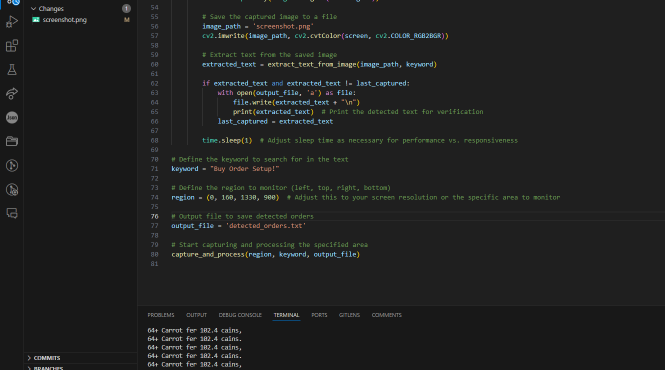
#> input picture screenshot.png, 1330 x 740 px (shown at 1/2 size)
$ python -i testss.py   (imports and definitions only)
#> lines starting #> are read from the running program, lines starting #| are printed output that depends on the picture; after the words box and inside, x2 and y2 are one past the last pixel; in counts of white or black regions, pixels touching at a corner belong together
#> further down, picture is the input picture: shape (740, 1330, 3); mean B, G, R 32, 32.5, 31.7
import cv2
import numpy as np
from PIL import ImageGrab, Image
import pytesseract
import time

pytesseract.pytesseract.tesseract_cmd = r'C:\Program Files\Tesseract-OCR\tesseract.exe'

def preprocess_image(image):
    # Convert image to grayscale
    gray = cv2.cvtColor(image, cv2.COLOR_BGR2GRAY)

    # Apply GaussianBlur to remove noise
    blurred = cv2.GaussianBlur(gray, (5, 5), 0)
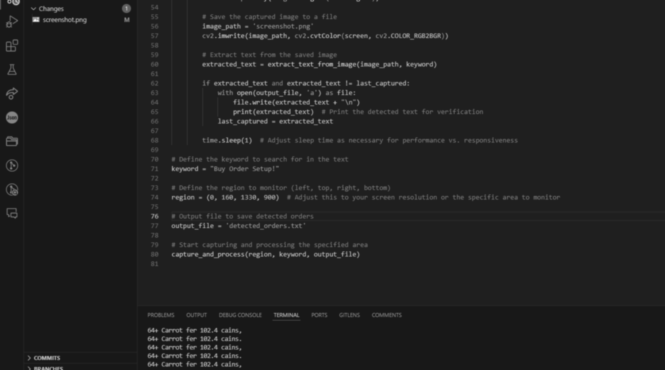
#> blurred: shape (740, 1330) (shown at 1/2 size); min 24, max 246, mean 32.2

    # Apply thresholding to get a binary image
    _, binary = cv2.threshold(blurred, 150, 255, cv2.THRESH_BINARY_INV)
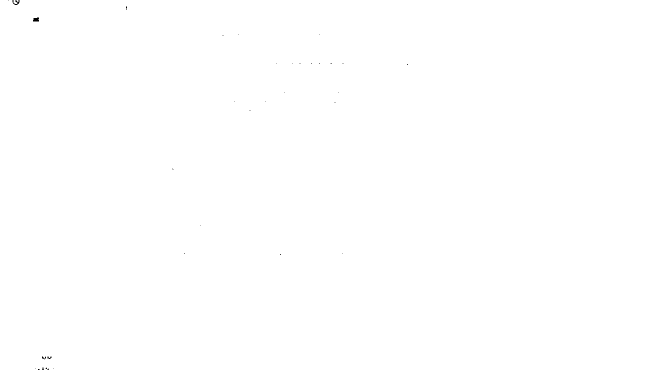
#> binary: shape (740, 1330) (shown at 1/2 size); 100% white; 35 black regions (32 under 20 px), largest, box (x1, y1, x2, y2) and area: (66, 35, 78, 43) 82, (25, 0, 39, 10) 62, (95, 713, 103, 718) 23

    # Use dilation and erosion to remove small white noise
    kernel = np.ones((1, 1), np.uint8)
    dilated = cv2.dilate(binary, kernel, iterations=1)
    eroded = cv2.erode(dilated, kernel, iterations=1)

    return eroded

# [43 lines left out: functions extract_text_from_image, capture_and_process, not called in this run]

# Define the keyword to search for in the text
keyword = "Buy Order Setup!"

# Define the region to monitor (left, top, right, bottom)
region = (0, 160, 1330, 900)  # Adjust this to your screen resolution or the specific area to monitor

# Output file to save detected orders
output_file = 'detected_orders.txt'

# Start capturing and processing the specified area
# [1 line not run here, left out]

>>> import cv2
>>> picture = cv2.imread('screenshot.png')
>>> result = preprocess_image(picture)
